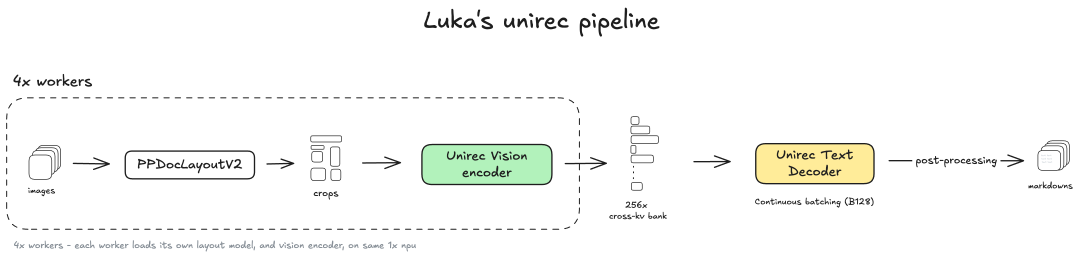
#> input picture 12_unirec_0_1b_inference/references/unirec_pipeline_overview.png, 3238 x 774 px (shown at 1/3 size)
$ python -i test_layout_rgb_frontend.py   (imports and definitions only)
#> lines starting #> are read from the running program, lines starting #| are printed output that depends on the picture; after the words box and inside, x2 and y2 are one past the last pixel; in counts of white or black regions, pixels touching at a corner belong together
#> further down, picture is the input picture: shape (774, 3238, 3); mean B, G, R 247, 249.1, 248.3
#!/usr/bin/env python3
"""CPU checks for the canonical-RGB production layout frontend."""

from __future__ import annotations

import sys
import unittest
from pathlib import Path

import cv2
import numpy as np


HERE = Path(__file__).resolve().parent
sys.path.insert(0, str(HERE))

from layout_process_pool import _crop_margin_rgb  # noqa: E402


def _legacy_crop_margin_bgr(image: np.ndarray) -> np.ndarray:
    gray = cv2.cvtColor(image, cv2.COLOR_BGR2GRAY)
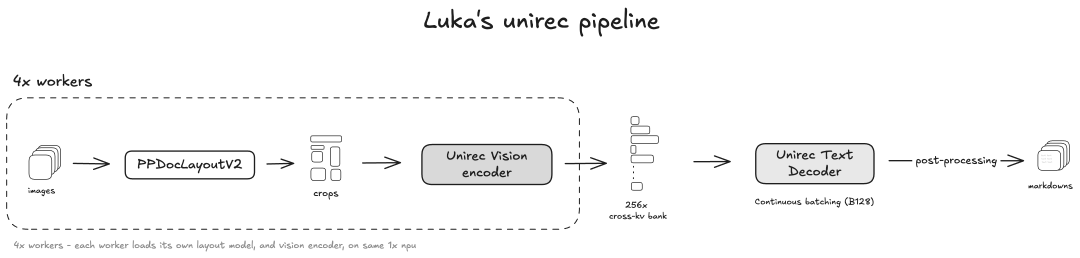
#> gray: shape (774, 3238) (shown at 1/3 size); min 30, max 255, mean 248.6
    maximum = gray.max()
#> maximum = 255
    minimum = gray.min()
#> minimum = 30
    if maximum == minimum:
        return image
    data = ((gray - minimum) / (maximum - minimum) * 255).astype(np.uint8)
    _, binary = cv2.threshold(data, 200, 255, cv2.THRESH_BINARY_INV)
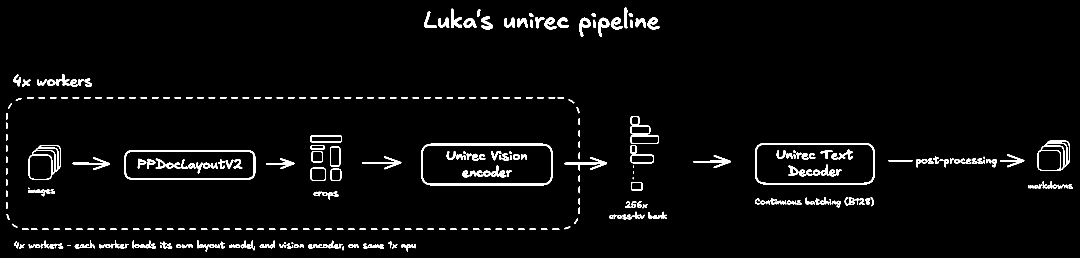
#> binary: shape (774, 3238) (shown at 1/3 size); 3% white; 383 white regions (8 under 20 px), largest, box (x1, y1, x2, y2) and area: (1263, 431, 1658, 556) 4809, (373, 451, 766, 539) 4509, (2265, 429, 2624, 553) 3816
    coordinates = cv2.findNonZero(binary)
#> coordinates = contour of 75061 points, box (x1, y1, x2, y2) (18, 23, 3218, 755), area 276748
    if coordinates is None:
        return image
    x, y, width, height = cv2.boundingRect(coordinates)
#> x = 18; y = 23; width = 3200; height = 732
    return image[y : y + height, x : x + width]
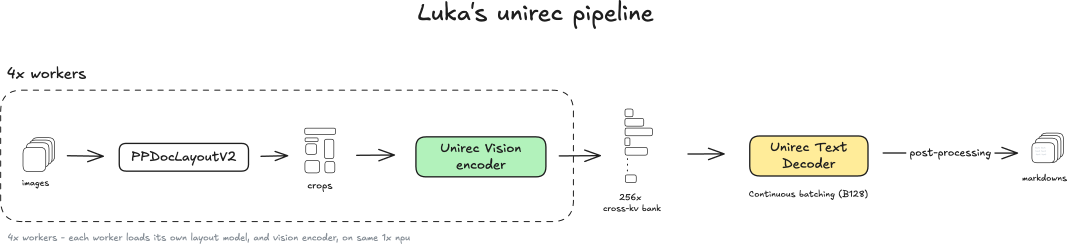
#> returned value: shape (732, 3200, 3) (shown at 1/3 size); mean of channels 0, 1, 2 246.4, 248.7, 247.8; drawn as B, G, R


class LayoutRgbFrontendTest(unittest.TestCase):
    def test_rgb_formula_margin_matches_legacy_bgr_geometry_and_pixels(self) -> None:
        rgb = np.full((32, 40, 3), 255, dtype=np.uint8)
        rgb[7:25, 9:31] = np.array([20, 80, 160], dtype=np.uint8)
        rgb[12:19, 15:24] = np.array([230, 210, 190], dtype=np.uint8)
        bgr = np.ascontiguousarray(rgb[..., ::-1])

        legacy_rgb = np.ascontiguousarray(
            _legacy_crop_margin_bgr(bgr)[..., ::-1]
        )
        direct_rgb = np.ascontiguousarray(_crop_margin_rgb(rgb))

        np.testing.assert_array_equal(direct_rgb, legacy_rgb)


# [2 lines not run here, left out]

>>> import cv2
>>> picture = cv2.imread('references/unirec_pipeline_overview.png')
>>> result = _legacy_crop_margin_bgr(picture)
